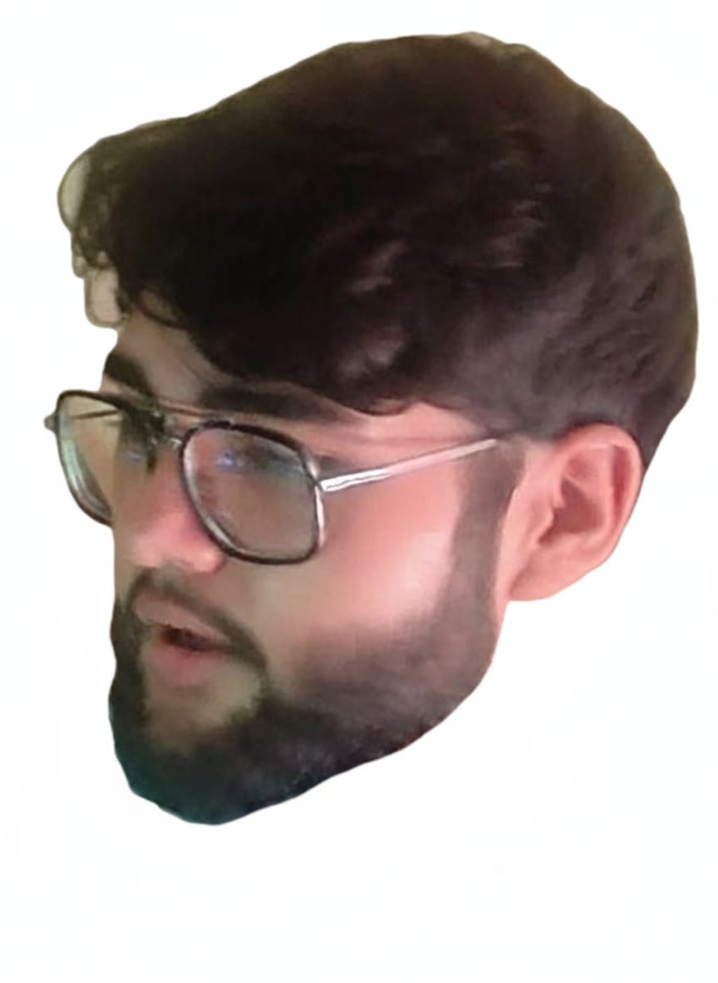
#> input picture Copy pastu/WhatsApp Image 2025-11-07 at 11.48.48_9a78055a.jpg, 718 x 983 px, shrunk from 864 x 1184 before the run, found by its file name
$ python cpas.py
#> lines starting #> are read from the running program, lines starting #| are printed output that depends on the picture; after the words box and inside, x2 and y2 are one past the last pixel; in counts of white or black regions, pixels touching at a corner belong together
import numpy as np

from PIL import Image

import matplotlib.pyplot as plt

import sys


def simple_binary_edge_detection_numpy(binary_array):


    height, width = binary_array.shape


    edge_matrix = np.zeros_like(binary_array)


    for r in range(1, height - 1):

        for c in range(1, width - 1):


            if binary_array[r, c] == 1:


                if (binary_array[r-1, c] == 0 or  # Check neighbor above

                    binary_array[r+1, c] == 0 or  # Check neighbor below

                    binary_array[r, c-1] == 0 or  # Check neighbor to the left

                    binary_array[r, c+1] == 0):   # Check neighbor to the right


                    edge_matrix[r, c] = 1


    return edge_matrix


BINARY_THRESHOLD = 128


image_path = 'Copy pastu\WhatsApp Image 2025-11-07 at 11.48.48_9a78055a.jpg'


try:

    print(f"Loading image from: {image_path}")

    img_pil = Image.open(image_path)
#> img_pil is the input picture: PIL image 718x983 RGB; mean R, G, B 171.6, 160, 156.6


    img_gray_pil = img_pil.convert('L')
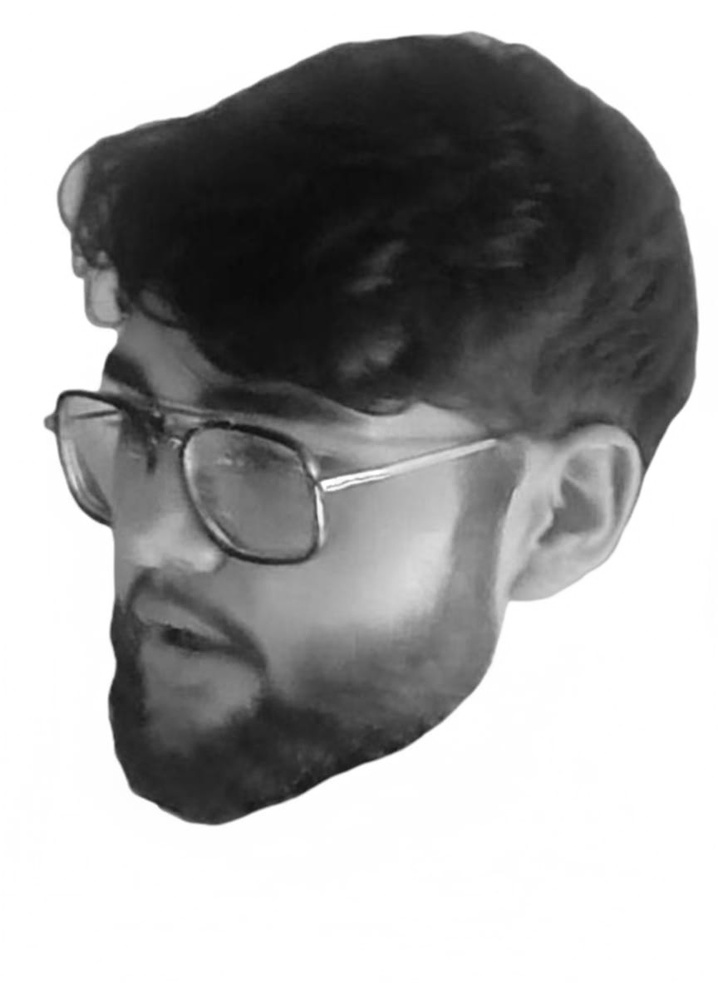
#> img_gray_pil: PIL image 718x983 L; min 10, max 255, mean 163.1


    img_gray_np = np.array(img_gray_pil)


    print(f"Binarizing image with threshold={BINARY_THRESHOLD}...")

    img_binary_np = (img_gray_np > BINARY_THRESHOLD).astype(np.uint8)
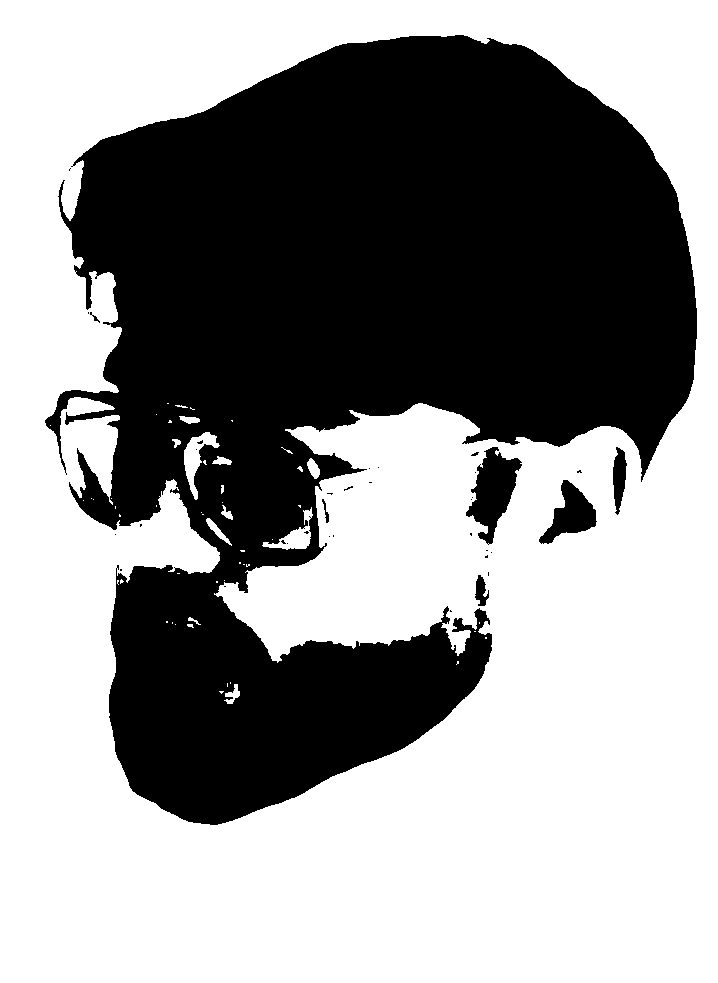
#> img_binary_np: shape (983, 718); values 0 (black) and 1 (white), 58.4% white; 36 black regions (29 under 20 px), largest, box (x1, y1, x2, y2) and area: (45, 35, 697, 825) 287978, (466, 447, 522, 545) 2719, (539, 480, 597, 544) 1718


    print("Running edge detection...")

    edge_matrix = simple_binary_edge_detection_numpy(img_binary_np)
#> after the loop in simple_binary_edge_detection_numpy, `for r in range(1, height - 1):`:
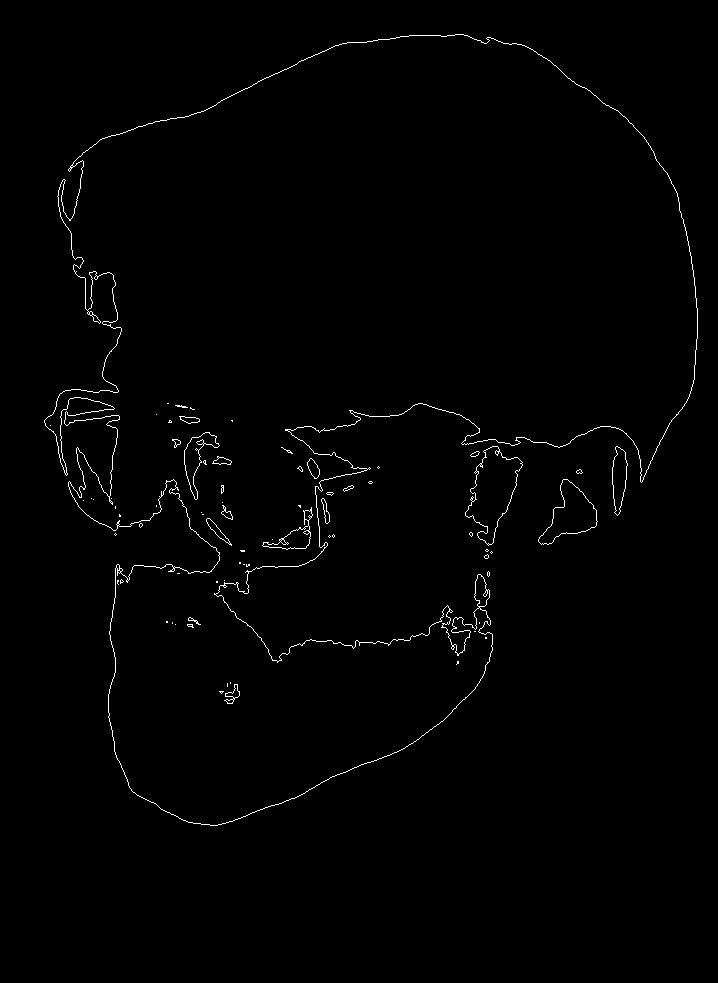
#> edge_matrix: shape (983, 718); values 0 (black) and 1 (white), 0.92% white in thin lines or dots, all inside (x1, y1, x2, y2) = (44, 34, 698, 826)

    print("Done.")


    print("Displaying results...")

    plt.figure(figsize=(21, 7))


    plt.subplot(1, 3, 1)

    plt.title('1. Original Grayscale Image')

    plt.imshow(img_gray_np, cmap='gray')

    plt.axis('off')


    plt.subplot(1, 3, 2)

    plt.title(f'2. Binarized Image (Threshold > {BINARY_THRESHOLD})')

    plt.imshow(img_binary_np, cmap='gray')

    plt.axis('off')


    plt.subplot(1, 3, 3)

    plt.title('3. Detected Edges')

    plt.imshow(edge_matrix, cmap='gray')

    plt.axis('off')


    plt.tight_layout()

    plt.show()
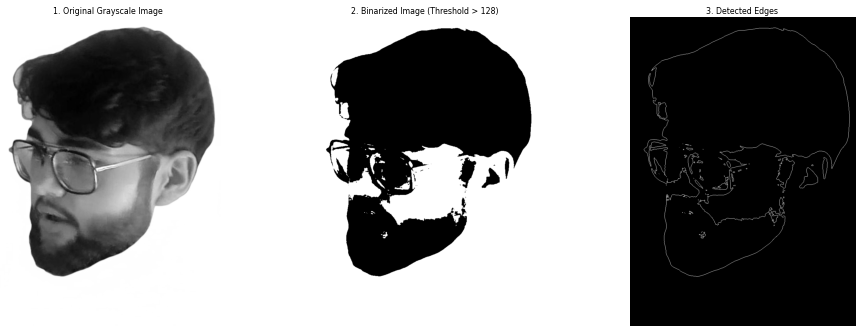
#> figure drawn by matplotlib, 3 panels


except FileNotFoundError:

    print(f"Error: The file '{image_path}' was not found.")

    print("Please make sure the image is in the same directory as your notebook,")

    print("or update the 'image_path' variable to the correct file path.")

except Exception as e:

    print(f"An error occurred: {e}")

    print("Please ensure you have PIL, NumPy, and Matplotlib installed:")

    print("!pip install pillow numpy matplotlib")
